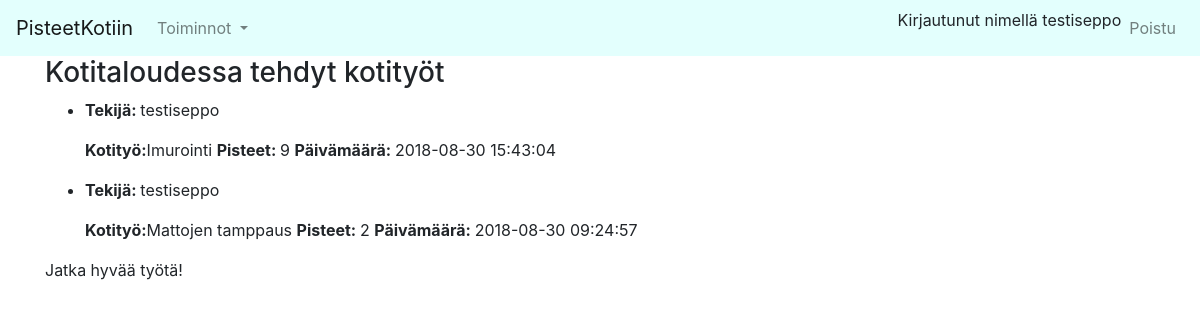
The app's page /donechores (signed in), older data.
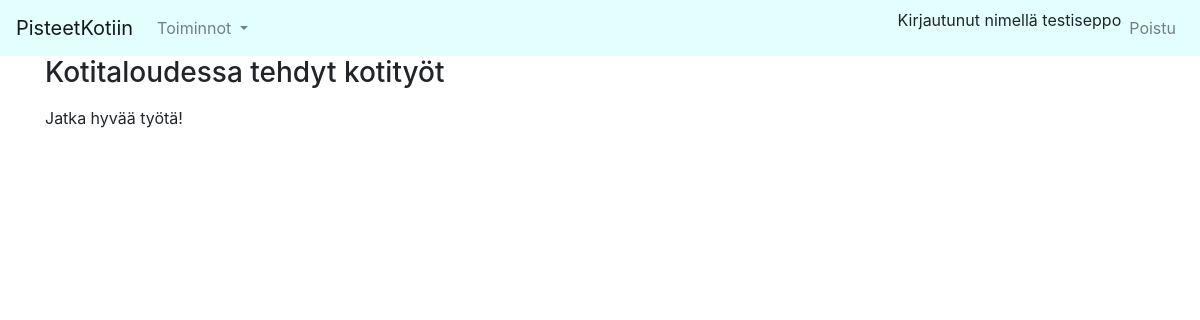
The same page, newer data.
### application/auth/models.py (models this page shows, shortened)
class User(Base):
    __tablename__ = "account"
    name = db.Column(db.String(144), nullable=False)
    username = db.Column(db.String(144), nullable=False)
    password = db.Column(db.String(144), nullable=False)
    points= db.Column(db.Integer, nullable=False)
    household= db.Column(db.Integer, db.ForeignKey('household.id'),nullable=False)
    nameIndex= db.Index("name_index", name)

### application/donechores/models.py (models this page shows, shortened)
class DoneChore(Base):
    userid=db.Column(db.Integer, db.ForeignKey('account.id'),nullable=False)
    choreid =db.Column(db.Integer, db.ForeignKey('chore.id'), nullable=False)
    points= db.Column(db.Integer, nullable=False)
    @staticmethod
    def user_done_chores():
        stmt = text("SELECT Account.id, Account.name, choretype.name, "
                    "done_chore.points, done_chore.date_created FROM done_chore "
                    "INNER JOIN Account ON done_chore.userid=Account.id "
                    "INNER JOIN chore ON done_chore.choreid=chore.id "
                    "INNER JOIN household ON account.household= household.id "
                    "INNER JOIN choretype ON chore.choretype=choretype.id"
                    " WHERE account.household= " + str(current_user.household) +" ORDER BY done_chore.date_created DESC;")
        res = db.engine.execute(stmt)
        response = []
        for row in res:
            response.append({"id":row[0], "name":row[1], "choretype": row[2], "points": row[3], "date": row[4]})
        return response

### application/choretype/models.py (models this page shows, shortened)
class Choretype(Base):
    name= db.Column(db.String(144), nullable=False)

### application/donechores/views.py (the view)
@app.route("/donechores", methods=["GET"])
@login_required
def user_index():
    return render_template("/donechores/userchorelist.html", donechores = DoneChore.user_done_chores())

### application/__init__.py (called while the page is built)
@login_manager.user_loader
def load_user(user_id):
    return User.query.get(user_id)

### application/templates/donechores/userchorelist.html
{% extends "layout.html" %}
{% block body %}
<H3>Kotitaloudessa tehdyt kotityöt</H3>
{% if donechores is defined %}
<ul>
  {% for chore in donechores %}
  <li>
    <p><b>Tekijä: </b> {{ chore.name }} </p>
    <p><b>Kotityö:</b>{{chore.choretype}} <b>Pisteet: </b> {{chore.points}} <b>Päivämäärä: </b> {{chore.date}}</p>
  </li>
  {% endfor %}
</ul>
<p>Jatka hyvää työtä!</p>
{% endif %}
{% endblock %}

### application/templates/layout.html (shortened to what this page needs)
  <!DOCTYPE html>
  <html>
    <head>
      <link rel="stylesheet" href="https://maxcdn.bootstrapcdn.com/bootstrap/4.0.0/css/bootstrap.min.css">
    </head>
    <body>
            <nav class="navbar navbar-expand-lg navbar-light bg-orange" style="background-color: #e3fffd;">
                    <a class="navbar-brand" href="/">PisteetKotiin</a>
                    <div class="collapse navbar-collapse" id="navbarCollapse">
                        <ul class="navbar-nav mr-auto">
                            <li class="nav-item dropdown" aria-labelledby="navbarDropdown">
                                <a class="nav-link dropdown-toggle" href="#" id="navbarDropdown" role="button" data-toggle="dropdown" aria-haspopup="true" aria-expanded="false">
                                    Toiminnot
                                </a>
                            </li>
                        </ul>
                  <div class="form-inline mt-2 mt-md-0">
                    <ul class="navbar-nav">
                        {% if current_user.is_authenticated %}
                        <li class="nav-item">Kirjautunut nimellä {{ current_user.name }} </li>
                        <li class="nav-item">
                            <a class="nav-link" href="{{ url_for('auth_logout') }}"> Poistu</a></li>
                        {% endif %}
                    </ul>
                </div>
                </div>
          </nav>
      <main role="main" class="container">
        {% block body %}{% endblock %}
      </main>
    </body>
  </html>

Row changes from the older to the newer data that the page shows:
removed DoneChore: name "testiseppo", choretype "Imurointi", points "9", date "2018-08-30 15:43:04"
removed DoneChore: name "testiseppo", choretype "Mattojen tamppaus", points "2", date "2018-08-30 09:24:57"
